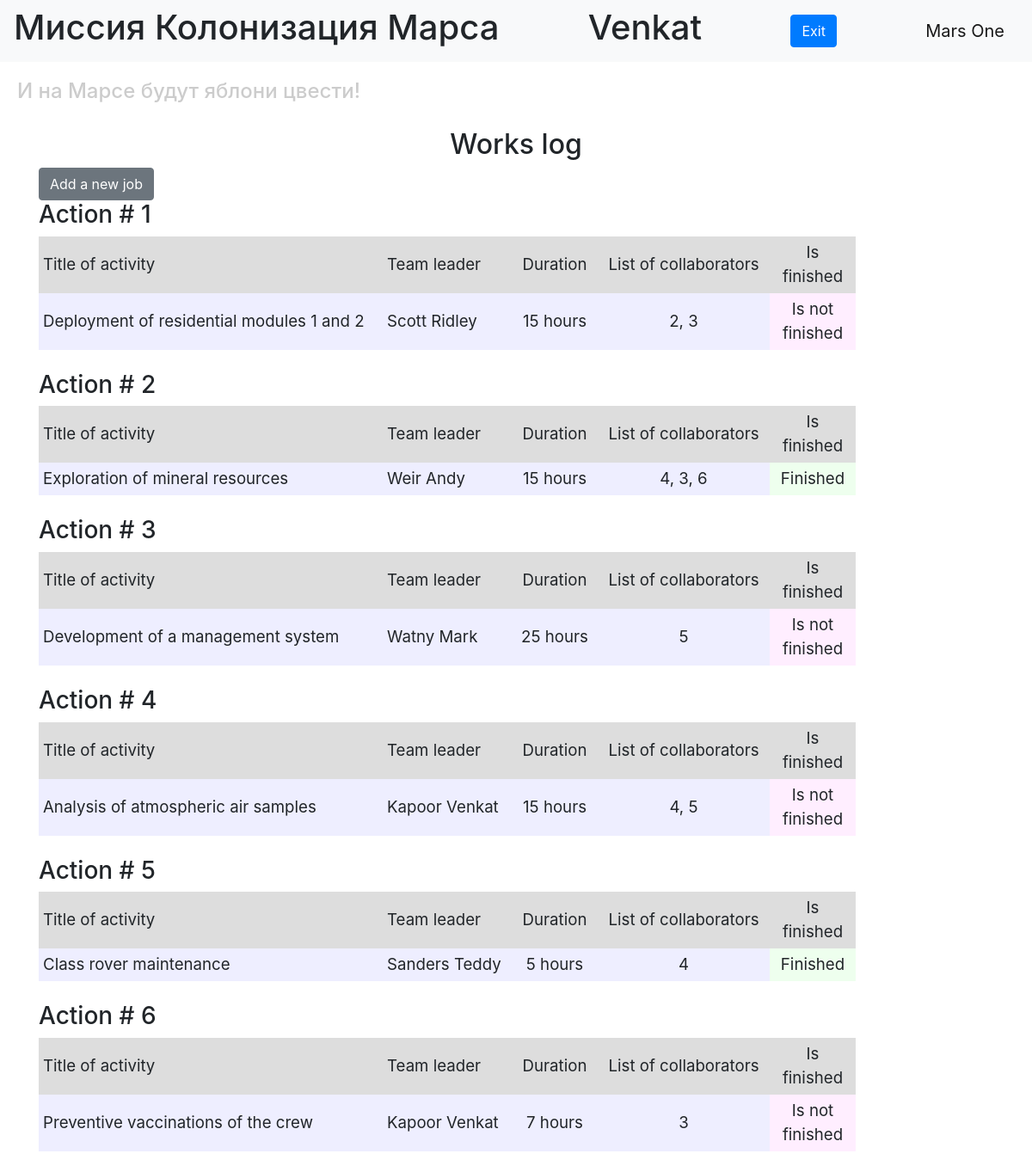
/ (signed in), run on the app's committed database.
### data/users.py (models this page shows, shortened)
class User(SqlAlchemyBase, UserMixin, SerializerMixin):
    __tablename__ = 'users'
    id = sqlalchemy.Column(sqlalchemy.Integer, primary_key=True, autoincrement=True)
    surname = sqlalchemy.Column(sqlalchemy.String, nullable=True)
    name = sqlalchemy.Column(sqlalchemy.String, nullable=True)
    age = sqlalchemy.Column(sqlalchemy.Integer, nullable=True)
    position = sqlalchemy.Column(sqlalchemy.String, nullable=True)
    speciality = sqlalchemy.Column(sqlalchemy.String, nullable=True)
    address = sqlalchemy.Column(sqlalchemy.String, nullable=True)
    email = sqlalchemy.Column(sqlalchemy.String, index=True, unique=True, nullable=True)
    hashed_password = sqlalchemy.Column(sqlalchemy.String, nullable=True)
    modifed_date = sqlalchemy.Column(sqlalchemy.DateTime, default=datetime.datetime.now)
    jobs = orm.relationship("Jobs", back_populates='user')

### data/jobs.py (models this page shows, shortened)
class Jobs(SqlAlchemyBase, SerializerMixin):
    __tablename__ = 'jobs'
    id = sqlalchemy.Column(sqlalchemy.Integer, primary_key=True, autoincrement=True)
    job = sqlalchemy.Column(sqlalchemy.String, nullable=True)
    work_size = sqlalchemy.Column(sqlalchemy.Integer, nullable=True, default=0)
    collaborators = sqlalchemy.Column(sqlalchemy.String, nullable=True)
    start_date = sqlalchemy.Column(sqlalchemy.DateTime, default=datetime.datetime.now)
    end_date = sqlalchemy.Column(sqlalchemy.DateTime, default=datetime.datetime.now)
    is_finished = sqlalchemy.Column(sqlalchemy.Boolean, default=True)
    team_leader = sqlalchemy.Column(sqlalchemy.Integer, sqlalchemy.ForeignKey("users.id"))
    user = orm.relationship('User')

### server.py (the view)
@app.route("/")
def index():
    session = db_session.create_session()
    jobs = session.query(Jobs).all()
    users = session.query(User).all()
    print(len(jobs), len(users))
    names = {name.id: (name.surname, name.name) for name in users}
    return render_template("index.html", jobs=jobs, names=names)

### data/db_session.py (called while the page is built)
def create_session() -> Session:
    global __factory
    return __factory()

### server.py (called while the page is built)
@login_manager.user_loader
def load_user(user_id):
    db_sess = db_session.create_session()
    return db_sess.query(User).get(user_id)

### templates/index.html (shortened to what this page needs)
{% extends "base.html" %}
{% block content %}
<h2 align="center">Works log</h2>
{% if current_user.is_authenticated %}
    <a href="addjob" class="btn btn-secondary">Add a new job</a>
{% endif %}
{% for job in jobs %}
<h3>Action # {{ job.id }}</h3>
<div class="table_container">
    <table class="my_table">
        <tr class="my_row">
            <td class="title" width="400px" bgcolor="#dddddd">Title of activity</td>
            <td class="title" width="150px" bgcolor="#dddddd">Team leader</td>
            <td class="title" width="100px" bgcolor="#dddddd" align="center">Duration</td>
            <td class="title" width="200px" bgcolor="#dddddd" align="center">List of collaborators</td>
            <td class="title" width="100px" bgcolor="#dddddd" align="center">Is finished</td>
        </tr>
        <tr class="my_row">
            <td class="ordinary" bgcolor="#eeeeff">{{ job.job.capitalize() }}</td>
            <td class="ordinary" bgcolor="#eeeeff">{{ names[job.team_leader][0] }} {{ names[job.team_leader][1] }}</td>
            <td class="ordinary" bgcolor="#eeeeff" align="center">{{ job.work_size }} hours</td>
            <td class="ordinary" bgcolor="#eeeeff" align="center">{{ job.collaborators }}</td>
            {% if job.is_finished %}
            <td class="ordinary" bgcolor="#eeffee" align="center">Finished</td>
            {% else %}
            <td class="ordinary" bgcolor="#ffeeff" align="center">Is not finished</td>
            {% endif %}
        </tr>
    </table>
</div>
<br>
{% endfor %}
{% endblock %}

### templates/base.html (shortened to what this page needs)
<!DOCTYPE html>
<html lang="en">
<head>
    <link rel="stylesheet" href="https://stackpath.bootstrapcdn.com/bootstrap/4.4.1/css/bootstrap.min.css">
    <link rel="stylesheet" type="text/css" href="../static/css/style.css" />
</head>
  <body>
    <header>
      <nav class="navbar navbar-light bg-light">
          <h1>Миссия Колонизация Марса</h1>
          {% if current_user.is_authenticated %}
            <h1>{{ current_user.name }}</h1>
            <a class="btn btn-primary " href="/logout">Exit</a>
          {% else %}
            <p>
                <a class="btn btn-primary " href="/register">Register</a>
                <a class="btn btn-success" href="/login">Log in</a>
            </p>
          {% endif %}
        <a class="navbar-brand" href="#">Mars One</a>
      </nav>
        <h4>И на Марсе будут яблони цвести!</h4>
    </header>
    <main role="main" class="container">
        {% block content %}{% endblock %}
    </main>
  </body>
</html>

### static/css/style.css (style rules this page uses)
td.title { background-color: "#dddddd"; align: "center"; font-size: 14pt; padding: 5px; }
td.ordinary { background-color: "#eeeeff"; align: "center"; font-size: 14pt; padding: 5px; }
h4 { color: #cccccc; padding: 20px; }

### data on the page
User: name "Venkat"
Jobs: id "1", job "Deployment of residential modules 1 and 2", team_leader.surname "Scott", team_leader.name "Ridley", work_size "15", collaborators "2, 3", is_finished "Is not finished"
Jobs: id "2", job "Exploration of mineral resources", team_leader.surname "Weir", team_leader.name "Andy", work_size "15", collaborators "4, 3, 6", is_finished "Finished"
Jobs: id "3", job "Development of a management system", team_leader.surname "Watny", team_leader.name "Mark", work_size "25", collaborators "5", is_finished "Is not finished"
Jobs: id "4", job "Analysis of atmospheric air samples", team_leader.surname "Kapoor", team_leader.name "Venkat", work_size "15", collaborators "4, 5", is_finished "Is not finished"
Jobs: id "5", job "Class rover maintenance", team_leader.surname "Sanders", team_leader.name "Teddy", work_size "5", collaborators "4", is_finished "Finished"
Jobs: id "6", job "Preventive vaccinations of the crew", team_leader.surname "Kapoor", team_leader.name "Venkat", work_size "7", collaborators "3", is_finished "Is not finished"
